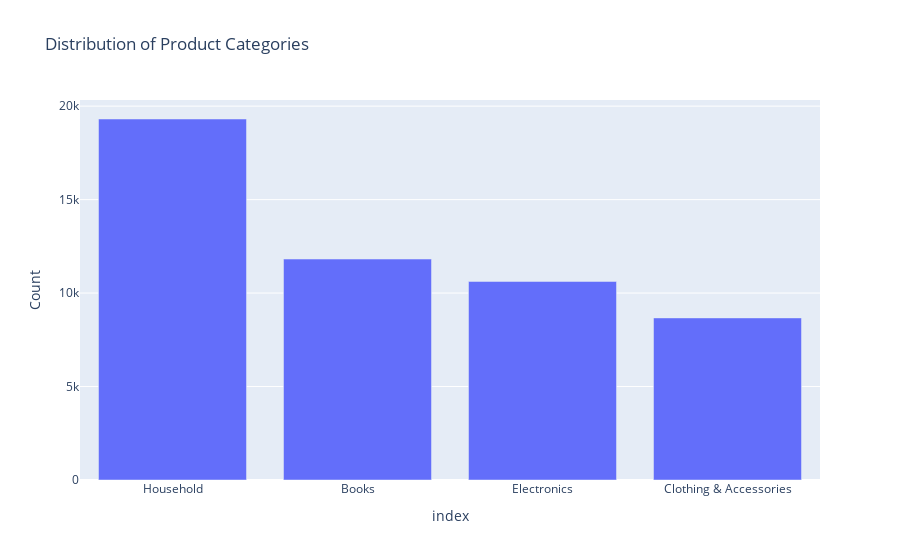

Source (notebook cell):
### Code cell
import plotly.express as px

# Get category count
category_count = data['Category'].value_counts()

# Plot the distribution of categories
fig = px.bar(category_count, x=category_count.index, y=category_count.values,
             labels={'x':'Product Category', 'y':'Count'},
             title="Distribution of Product Categories")
fig.show()

### Figure 1 — Plotly figure (JSON) as saved in the notebook; plotly's stock layout.template omitted (floating-point values rounded to 4 significant figures)
{"data": [{"alignmentgroup": "True", "hovertemplate": "index=%{x}<br>Count=%{y}<extra></extra>", "legendgroup": "", "marker": {"color": "#636efa", "pattern": {"shape": ""}}, "name": "", "offsetgroup": "", "orientation": "v", "showlegend": false, "textposition": "auto", "type": "bar", "x": ["Household", "Books", "Electronics", "Clothing & Accessories"], "xaxis": "x", "y": [19312, 11820, 10621, 8671], "yaxis": "y"}], "layout": {"barmode": "relative", "legend": {"tracegroupgap": 0}, "title": {"text": "Distribution of Product Categories"}, "xaxis": {"anchor": "y", "domain": [0, 1], "title": {"text": "index"}}, "yaxis": {"anchor": "x", "domain": [0, 1], "title": {"text": "Count"}}}}
